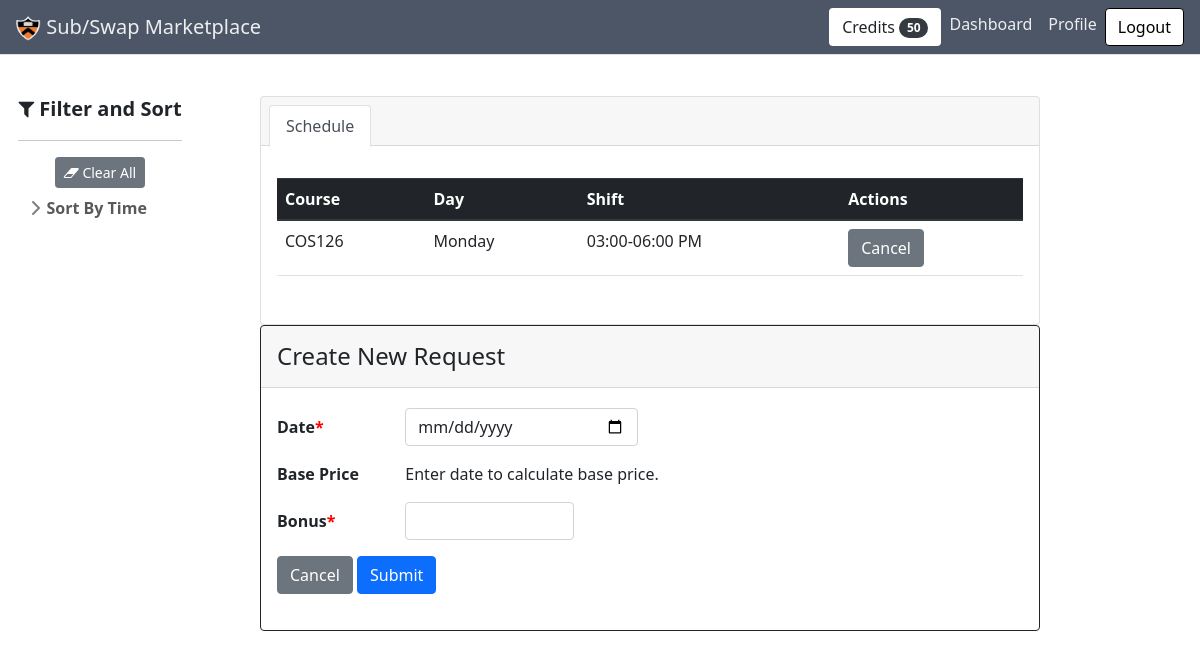
Screenshot of /shift/1/request (signed in) with the database file from the repository.
### subapp/models.py (models this page shows, shortened)
class Shift(db.Model):
    id = db.Column(db.Integer, primary_key=True)
    day = db.Column(db.String(10), nullable=False)
    start = db.Column(db.Time, nullable=False)
    end = db.Column(db.Time, nullable=False)
    course = db.Column(db.String(120), nullable=False)
    staff = db.relationship(
        "User", secondary=a_assigned_shifts, back_populates="schedule")
    requests = db.relationship(
        "Request", secondary=a_requested_shifts, back_populates="shift")

### subapp/requests/routes.py (the view)
@requests.route("/shift/<shiftid>/request", methods=['POST', 'GET'])
@login_required
def create_request(shiftid):
    shift = Shift.query.filter_by(id=shiftid).first()
    form = RequestForm()
    if form.validate_on_submit():
        new_request = Request(
            date_requested=form.date_requested.data,
            base_price=calc_base_price(
                shift.id, form.date_requested.data.strftime('%Y-%m-%d'))['price'],
            bonus=form.bonus.data)
        new_request.shift.append(shift)
        new_request.posted_by.append(current_user)
        db.session.add(new_request)
        current_user.balance -= new_request.get_price()
        session['credits'] = current_user.balance
        db.session.commit()
        return redirect(url_for('main.dashboard'))
    else:
        print(form.errors)
    return render_template('requests/create_request.html', form=form, shiftid=int(shiftid), shifts=current_user.schedule)

### subapp/requests/forms.py
class RequestForm(FlaskForm):
    date_requested = DateField(
        'Date Requested', format='%Y-%m-%d', validators=[DataRequired()])
    bonus = IntegerField("Bonus")
    submit = SubmitField('Submit')

### subapp/models.py (called while the page is built)
@login_manager.user_loader
def load_user(user_id):
    return User.query.get(int(user_id))

### subapp/requests/templates/requests/create_request.html (shortened to what this page needs)
{% extends "main/base.html" %}
{% import "bootstrap/wtf.html" as wtf %}
{% block content %}
<div class="container-fluid">
  <div class="row align-items-start">
    <div class="sticky sidebar_container col-md-2">
      {% with tags_by_category=tags_by_category %} {% include
      "main/sidebar.html" %} {%endwith%}
    </div>
    <div class="col-md-9">
      <section class="py-5">
        <div class="items_container container px-4 px-lg-5">
          <div class="card pb-3">
            <div class="card-header">
              <ul class="nav nav-tabs card-header-tabs" id="bologna-list" role="tablist">
                <li class="nav-item">
                  <a class="nav-link active" href="#description" role="tab" aria-controls="description"
                    aria-selected="true">Schedule</a>
                </li>
              </ul>
            </div>
            <div class="card-body">
              <div class="tab-content mt-3">
                <div class="tab-pane active" id="description" role="tabpanel">
                  <table class="table">
                    <thead class="thead-dark">
                      <tr>
                        <th scope="col">Course</th>
                        <th scope="col">Day</th>
                        <th scope="col">Shift</th>
                        <th scope="col">Actions</th>
                      </tr>
                    </thead>
                    <tbody>
                      {% for shift in shifts %}
                      <tr>
                        <td>{{shift.course}}</td>
                        <td>{{shift.day}}</td>
                        <td> {{shift.start.strftime("%I:%M")}}-{{shift.end.strftime("%I:%M %p")}}</td>
                        <td>
                          {% if shift.id == shiftid %}
                          <a href="{{url_for('main.profile')}}" class="btn btn-secondary" role="button">Cancel</a>
                          {% endif %}
                        </td>
                      </tr>
                      {% endfor %}
                    </tbody>
                  </table>
                </div>
              </div>
            </div>
          </div>
          <div class="card border-dark mb-3">
            <h4 class="card-header px-3 py-3">Create New Request</h3>
            <div class="class-block pt-3">
                <fieldset class="form-group px-3 py-1 md-2">
                  <form method="POST" action="" enctype=multipart/form-data>
                    <div class="form-group row">
                      <label for="date_requested" class="col-sm-2 col-form-label"><strong>Date<span style="color:#ff0000">*</span></strong></label>
                      <div class="col-sm-4">
                        {{ form.date_requested(class="form-control", id="date_requested", type="date") }}
                      </div>
                    </div>
                    <div class="form-group row">
                      <div class="col-sm-2"><strong>Base Price</strong></div>
                      <div class="col-md-10" id="base_price">Enter date to calculate base price.</div>
                    </div>
                    <div class="form-group row">
                      <label for="bonus" class="col-sm-2 col-form-label"><strong>Bonus<span style="color:#ff0000">*</span></strong></label>
                      <div class="col-sm-3">
                        {{ form.bonus(class="form-control", id="bonus") }}
                      </div>
                    </div>
                    <div class="form-group row">
                      <div class="col-sm-5">
                        <a class="btn btn-secondary" href="{{url_for('main.profile')}}">Cancel</a>
                        {{ form.submit(class="btn btn-primary") }}
                      </div>
                    </div>
                </fieldset>
            </div>
          </div>
        </div>
      </section>
    </div>
  </div>
</div>
<link rel="stylesheet"
  href="https://cdnjs.cloudflare.com/ajax/libs/bootstrap-datepicker/1.4.1/css/bootstrap-datepicker3.css" />
{% endblock content %}

### subapp/main/static/css/sidebars.css (style rules this page uses)
body { min-height: 100vh; min-height: -webkit-fill-available; }
html { height: -webkit-fill-available; }

### rows the page displays
Shift: course "COS126", day "Monday", start "03:00", end "06:00 PM"

### other values shown
{{ session['credits'] }} "50"
